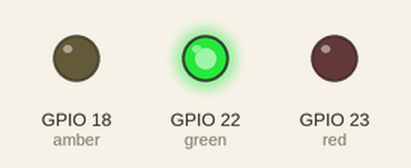
This program was run on a simulated Raspberry Pi (BCM pin numbers). Parts: output pins drawn as LEDs (lit = HIGH).

Above: at 5.0 s.
At 10.5 s:
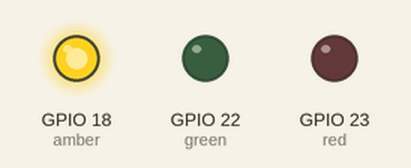
At 16.0 s:
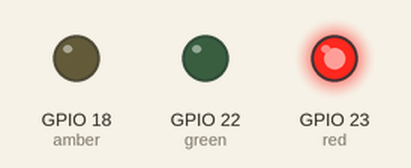
At 21.5 s:
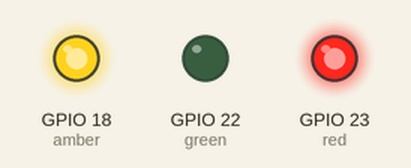
Timing chart, 0 to 28.6 s (numbered marks = the images above):
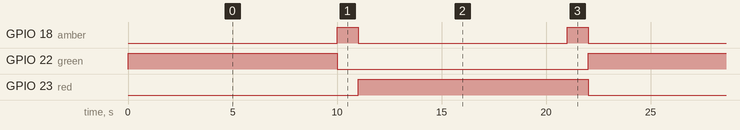

Measured:
- by itself, GPIO 18 (amber): alternates HIGH for 1.0 s and LOW for 10.0 s
- by itself, GPIO 22 (green): alternates HIGH for 10.0 s and LOW for 12.0 s
- by itself, GPIO 23 (red): alternates HIGH for 11.0 s and LOW for 11.0 s

The program:

traficlights_colours.py
```python
from gpiozero import LED
from time import sleep

red = LED(23)
amber = LED(18)
green = LED(22)

green.on()
amber.off()
red.off()

while True:
    sleep(10)
    green.off()
    amber.on()
    sleep(1)
    amber.off()
    red.on()
    sleep(10)
    amber.on()
    sleep(1)
    green.on()
    amber.off()
    red.off()
```
